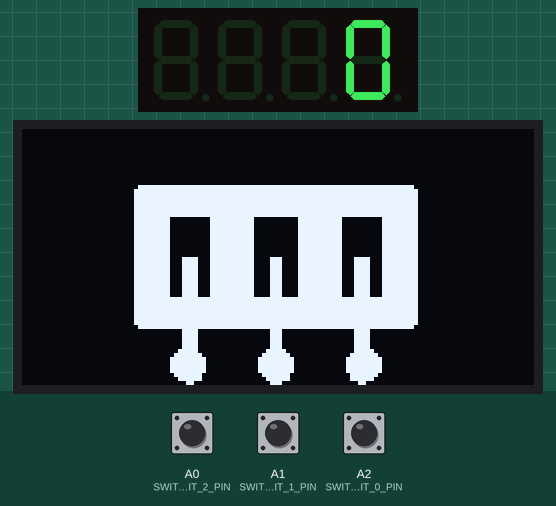
Bench run of a sketch on a simulated Arduino Uno, built with avr-gcc and run on an emulated ATmega328P. On the bench: 4-digit seven-segment display, 128×64 one-colour display. Inputs (shaded band) come from the test bench; at power-on: A0 (SWITCH_BIT_2_PIN) LOW, A1 (SWITCH_BIT_1_PIN) LOW, A2 (SWITCH_BIT_0_PIN) LOW.

Above: at 1.2 s.
1.3 s: A0 (SWITCH_BIT_2_PIN) pulled HIGH for 0.25 s
At 1.75 s:
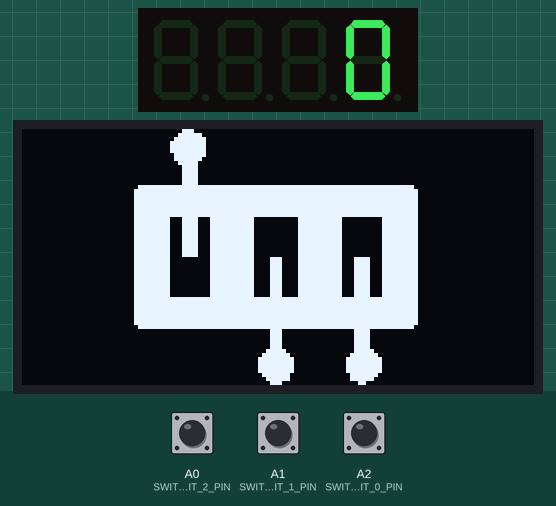
3.3 s: A1 (SWITCH_BIT_1_PIN) pulled HIGH for 0.25 s
At 3.61 s:
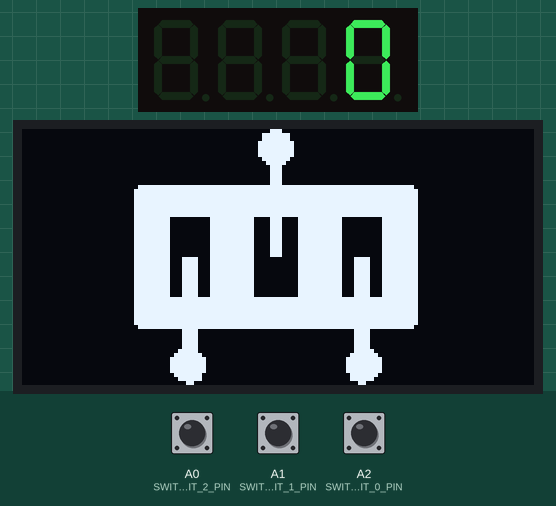
5.1 s: A2 (SWITCH_BIT_0_PIN) pulled HIGH for 0.25 s
At 5.47 s:
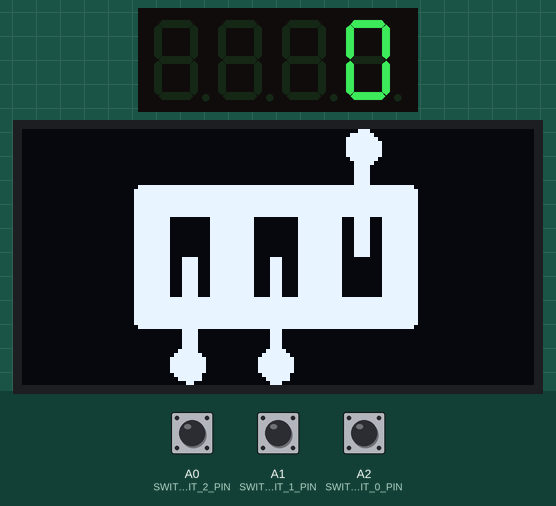
7.0 s: A2 (SWITCH_BIT_0_PIN) pulled HIGH for 3.2 s
At 8.3 s:
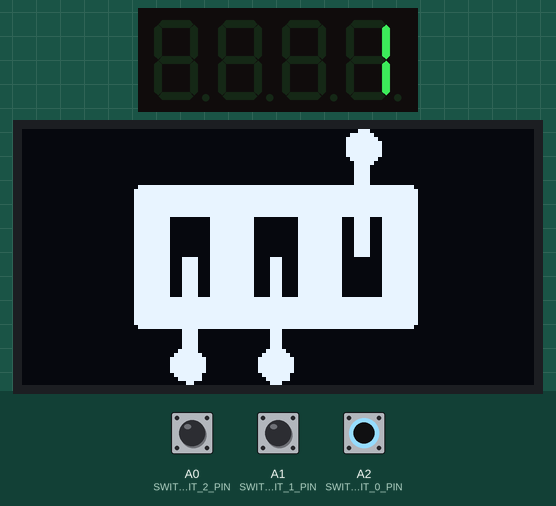
11.9 s: A0 (SWITCH_BIT_2_PIN) pulled HIGH for 3.2 s
At 12.9 s:
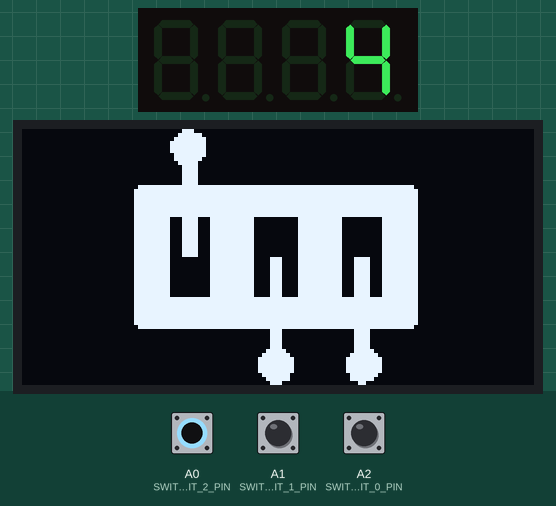
16.7 s: A0 (SWITCH_BIT_2_PIN) driven HIGH and A1 (SWITCH_BIT_1_PIN) driven HIGH
At 18.3 s:
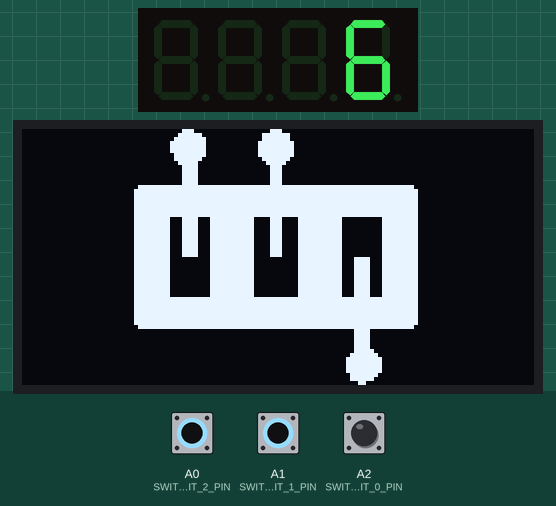
Timing chart, 0 to 19.3 s (numbered marks = the images above; inputs shaded):
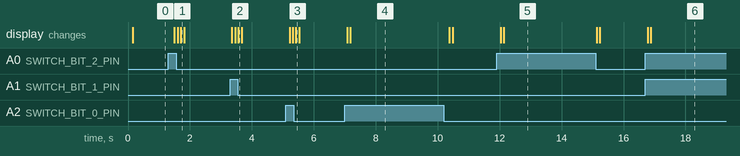

Measured:
- after the input at 1.3 s, the display: first changes after 0.20 s (image 1 shows a later state)
- after the input at 3.3 s, the display: first changes after 0.06 s (image 2 shows a later state)
- after the input at 5.1 s, the display: first changes after 0.11 s (image 3 shows a later state)
- after the input at 7.0 s, the display: first changes after 0.07 s (image 4 shows a later state)
- after the input at 11.9 s, the display: first changes after 0.13 s (image 5 shows a later state)
- after the input at 16.7 s, the display: first changes after 0.08 s (image 6 shows a later state)

The sketch:

day27_switch_bitmaps.ino
```cpp
#include <U8g2lib.h>  // Include file for the U8g2 library.
#include "Wire.h"
#include "switch_bitmaps.h"
#include <TM1637Display.h>

const byte BITMAP_NUMBER_DISPLAY_DIO_PIN = 2;
const byte BITMAP_NUMBER_DISPLAY_CLK_PIN = 3;

const byte SWITCH_BIT_0_PIN = A2;  // switch for bit 0 of our 3 bit value
const byte SWITCH_BIT_1_PIN = A1;  // switch for bit 1 of our 3 bit value
const byte SWITCH_BIT_2_PIN = A0;  // switch for bit 2 of our 3 bit value

U8G2_SH1106_128X64_NONAME_2_HW_I2C lander_display(U8G2_R0, /* reset=*/U8X8_PIN_NONE);

TM1637Display bitmap_number_display(BITMAP_NUMBER_DISPLAY_CLK_PIN, BITMAP_NUMBER_DISPLAY_DIO_PIN);

const static char* SWITCH_BITMAPS[] = {
  SWITCHES_ZERO,
  SWITCHES_ONE,
  SWITCHES_TWO,
  SWITCHES_THREE,
  SWITCHES_FOUR,
  SWITCHES_FIVE,
  SWITCHES_SIX,
  SWITCHES_SEVEN,
};

void setup() {
  Serial.begin(9600);

  // Configure counter display
  bitmap_number_display.setBrightness(7);  // Set maximum brightness (value is 0-7)
  bitmap_number_display.clear();           // Clear the display

  // Configure DIP switch pins
  pinMode(SWITCH_BIT_0_PIN, INPUT);  // switch for bit 0 of our 3 bit value
  pinMode(SWITCH_BIT_1_PIN, INPUT);  // switch for bit 1 of our 3 bit value
  pinMode(SWITCH_BIT_2_PIN, INPUT);  // switch for bit 2 of our 3 bit value

  lander_display.begin();  // initialize lander display
}

void loop() {
  byte x_offset = (lander_display.getDisplayWidth() - BITMAP_WIDTH) / 2;
  byte y_offset = (lander_display.getDisplayHeight() - BITMAP_HEIGHT) / 2;

  /*
   *   0b00000000 = 0
   *   0b00000001 = 1
   *   0b00000010 = 2
   *   0b00000011 = 3
   *   0b00000100 = 4
   *   0b00000101 = 5
   *   0b00000110 = 6
   *   0b00000011 = 7
   */
  // bitwise shift opperator
  // << -> it is bitwise shift by one
  // |= is the bitwise OR assignment operator.  a |= b; is a = a | b;
  // Read bit 0 (0b00000001), ensure 0 or 1 and save.
  byte switch_value = digitalRead(SWITCH_BIT_0_PIN) == HIGH ? 1 : 0;
  // Read bit 1 (0b00000010), ensure 0 or 1, shift left 1 bit and OR it into current value.
  switch_value |= (digitalRead(SWITCH_BIT_1_PIN) == HIGH ? 1 : 0) << 1;
  // Read bit 2 (0b00000100), ensure 0 or 1, shift left 2 bits and OR it into current value.
  switch_value |= (digitalRead(SWITCH_BIT_2_PIN) == HIGH ? 1 : 0) << 2;

  bitmap_number_display.showNumberDecEx(switch_value);

  lander_display.firstPage();
  do {
    // .drawXBMP() displays each bitmap centered in the display based
    // on it's size.
    lander_display.drawXBMP(x_offset, y_offset, BITMAP_WIDTH, BITMAP_HEIGHT, SWITCH_BITMAPS[switch_value]);
  } while (lander_display.nextPage());

  delay(100);
}


// example of |= in bitwise opperations
// unsigned int flags = 0b00000001; // Initial flags (bit 0 is set)
// unsigned int mask  = 0b00000010; // Mask to add (bit 1)

// flags |= mask; // Equivalent to: flags = flags | mask;

// // Result: flags is now 0b00000011 (bits 0 and 1 are both set)
```

Source omitted: itch_bitmaps.h (data table, 29285 bytes)
